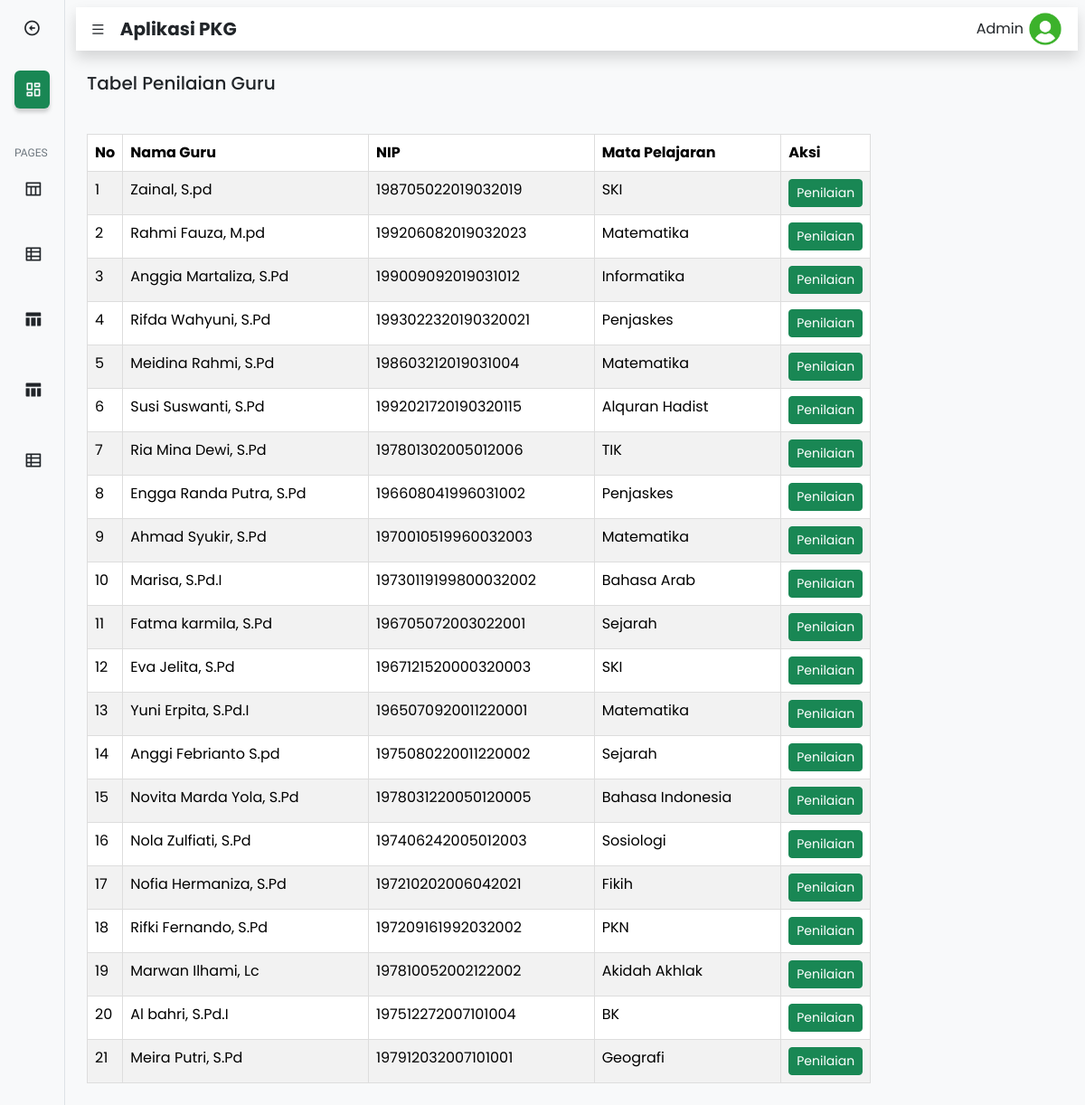
/penilaian_guru/list_guru.php, run on the app's committed database.
### tables this page shows
CREATE TABLE `tbl_guru` (
  `id_guru` int(11) NOT NULL,
  `nip` varchar(20) DEFAULT NULL,
  `nama` varchar(40) DEFAULT NULL,
  `mp` varchar(35) DEFAULT NULL
);

### penilaian_guru/list_guru.php (the view, shortened to what this page needs)
<!DOCTYPE html>
<html lang="en">
<head>
    <link href="https://cdn.jsdelivr.net/npm/remixicon@4.1.0/fonts/remixicon.css" rel="stylesheet">
    <link rel="stylesheet" href="../asset/css/bootstrap.min.css">
    <link rel="stylesheet" href="../asset/css/style.css">
</head>
<body>
    <div class="sidebar collapsed position-fixed top-0 start-0 bottom-0 bg-light border-end">
        <div class="d-flex align-item-center p-3">
            <i class="sidebar-toggle ri-arrow-left-circle-line ms-auto fs-5"></i>
        </div>
        <ul class="sidebar-menu p-3 m-0 mb-0">
            <li class="sidebar-menu-item active">
                <a href="../dashboard/dashboard.php"> <i class="ri-dashboard-line sidebar-menu-item-icon"></i> Dashboard</a>
            </li>
            <br>
            <li class="sidebar-menu-divider mt-3 mb-1 text-uppercase">Pages</li>
            <li class="sidebar-menu-item">
                <a href="../insert_data/list.php" >
                    <i class="ri-table-line sidebar-menu-item-icon"></i> Tabel Guru
                </a>
            </li>
            <br>
            <li class="sidebar-menu-item">
                <a href="list_guru.php" >
                    <i class="ri-table-view sidebar-menu-item-icon"></i> Penilaian
                </a>
            </li>
            <br>
            <li class="sidebar-menu-item">
                <a href="../maut_proses/hasil_penilaian.php" >
                    <i class="ri-table-fill sidebar-menu-item-icon"></i> Tabel Kriteria
                </a>
            </li>
            <br>
            <li class="sidebar-menu-item">
                <a href="../maut_proses/hasil_akhir.php" >
                    <i class="ri-table-fill sidebar-menu-item-icon"></i> Hasil Penilaian
                </a>
            </li>
            <br>
            <li class="sidebar-menu-item">
                <a href="../bobot/bobot.php" >
                    <i class="ri-table-view sidebar-menu-item-icon"></i> Edit Bobot
                </a>
            </li>
        </ul>
    </div>
    <main class="bg-light">
        <div class="p-2">
            <nav class="px-3 py-1 bg-white rounded-md shadow">
                <i class="ri-menu-line sidebar-toggle me-3"></i>
                <h5 class="fw-bold mb-0">Aplikasi PKG</h5>
                <div class="dropdown ms-auto">
                    <div class="d-flex align-item-center cursor-pointer dropdown-toggle" data-bs-toggle="dropdown" aria-expanded="false">
                        <span class="me-1 mt-2">Admin</span>
                        <img class="navbar-profile-image" src="../img/user-icon.png" alt="image">
                    </div>
                </div>
            </nav>
            <div class="container mt-4">
                <h5 class="mb-4">Tabel Penilaian Guru</h5>
                <div class="table-responsive">
                    <table class="table table-striped" style="width: 80%;">
                        <thead>
                            <tr>
                                <th scope="col" style="width: 3%;">No</th>
                                <th scope="col">Nama Guru</th>
                                <th scope="col">NIP</th>
                                <th scope="col">Mata Pelajaran</th>
                                <th scope="col" style="width: 10%;">Aksi</th>
                            </tr>
                        </thead>
                        <?php
                        include "../insert_data/koneksi.php";
                        $no = 1;
                        $query = mysqli_query($kon, 'SELECT * FROM tbl_guru');
                        while ($data = mysqli_fetch_array($query)) {
                        ?>
                            <tr>
                                <td><?php echo $no++ ?></td>
                                <td><?php echo $data['nama'] ?></td>
                                <td><?php echo $data['nip'] ?></td>
                                <td><?php echo $data['mp'] ?></td>
                                <td><a href='form_penilaian.php?id_guru=<?php echo $data['id_guru'] ?>' class="btn btn-success btn-sm">Penilaian</a></td>
                            </tr>
                        <?php } ?>
                    </table>
                </div>
            </div>
        </div>
    </main>
</body>
</html>

### asset/css/style.css (style rules this page uses)
:root { --bs-blue: #0d6efd; --bs-indigo: #6610f2; --bs-purple: #6f42c1; --bs-pink: #d63384; --bs-red: #dc3545; --bs-orange: #fd7e14; --bs-yellow: #ffc107; --bs-green: #198754; --bs-teal: #20c997; --bs-cyan: #0dcaf0; --bs-black: #000; --bs-white: #fff; --bs-gray: #6c757d; --bs-gray-dark: #343a40; --bs-gray-100: #f8f9fa; --bs-gray-200: #e9ecef; --bs-gray-300: #dee2e6; --bs-gray-400: #ced4da; --bs-gray-500: #adb5bd; --bs-gray-600: #6c757d; --bs-gray-700: #495057; --bs-gray-800: #343a40; --bs-gray-900: #212529; --bs-primary: #0d6efd; --bs-secondary: #6c757d; --bs-success: #198754; --bs-info: #0dcaf0; --bs-warning: #ffc107; --bs-danger: #dc3545; --bs-light: #f8f9fa; --bs-dark: #212529; --bs-primary-rgb: 13, 110, 253; --bs-secondary-rgb: 108, 117, 125; --bs-success-rgb: 25, 135, 84; --bs-info-rgb: 13, 202, 240; --bs-warning-rgb: 255, 193, 7; --bs-danger-rgb: 220, 53, 69; --bs-light-rgb: 248, 249, 250; --bs-dark-rgb: 33, 37, 41; --bs-white-rgb: 255, 255, 255; --bs-black-rgb: 0, 0, 0; --bs-body-color-rgb: 33, 37, 41; --bs-body-bg-rgb: 255, 255, 255; --bs-font-sans-serif: system-ui, -apple-system, "Segoe UI", Roboto, "Helvetica Neue", "Noto Sans", "Liberation Sans", Arial, sans-serif, "Apple Color Emoji", "Segoe UI Emoji", "Segoe UI Symbol", "Noto Color Emoji"; --bs-font-monospace: SFMono-Regular, Menlo, Monaco, Consolas, "Liberation Mono", "Courier New", monospace; --bs-gradient: linear-gradient(180deg, rgba(255, 255, 255, 0.15), rgba(255, 255, 255, 0)); --bs-body-font-family: var(--bs-font-sans-serif); --bs-body-font-size: 1rem; --bs-body-font-weight: 400; --bs-body-line-height: 1.5; --bs-body-color: #212529; --bs-body-bg: #fff; --bs-border-width: 1px; --bs-border-style: solid; --bs-border-color: #dee2e6; --bs-border-color-translucent: rgba(0, 0, 0, 0.175); --bs-border-radius: 0.375rem; --bs-border-radius-sm: 0.25rem; --bs-border-radius-lg: 0.5rem; --bs-border-radius-xl: 1rem; --bs-border-radius-2xl: 2rem; --bs-border-radius-pill: 50rem; --bs-heading-color: ; --bs-link-color: #0d6efd; --bs-link-hover-color: #0a58ca; --bs-code-color: #d63384; --bs-highlight-bg: #fff3cd; }
body { font-family: 'Work Sans', sans-serif; }
.dropdown-toggle::after { display: none; }
.sidebar { width: 16rem; overflow-y: auto; transition: .2s, left .2s; left: 0; }
.sidebar.collapsed { width: 4.5rem; }
.sidebar.collapsed .sidebar-toggle { margin: 0 auto; }
.sidebar-toggle { cursor: pointer; transition: 2s; }
.sidebar-menu { list-style: none; }
.sidebar-menu-item a { text-decoration: none; display: flex; align-items: center; color: var(--bs-dark); padding: .375rem .75rem; border-radius: .375rem; font-size: .875rem; }
.sidebar-menu-item > a { overflow: hidden; }
.sidebar-menu-item.active a { background-color: var(--bs-success); color: var(--bs-light); box-shadow: 0 .25rem .25rem rgba(0, 0, 0, 0.175); }
.sidebar-menu-item-icon { margin-right: .5rem; font-size: 1.25rem; margin-left: -.1rem; }
.sidebar-menu-divider { font-size: .75rem; color: var(--bs-gray-600); }
main { padding-left: 16rem; min-height: 100vh; font-family: 'poppins', sans-serif; }
nav { display: flex; align-items: center; }
.navbar-profile-image { width: 2.5rem; height: 2.5rem; object-fit: cover; border-radius: 50%; justify-content: center; }
.cursor-pointer { cursor: pointer; }
main { transition: padding-left .2s; padding-left: 16rem; }
.sidebar.collapsed ~ main { padding-left: 4.75rem; }
.table { border-collapse: collapse; width: 100%; margin-top: 20px; }
.table, th, td { border: 1px solid #ddd; }
.th, td { padding: 8px; text-align: left; }

### data on the page
tbl_guru: nama "Zainal, S.pd", nip "198705022019032019", mp "SKI"
tbl_guru: nama "Rahmi Fauza, M.pd", nip "199206082019032023", mp "Matematika"
tbl_guru: nama "Anggia Martaliza, S.Pd", nip "199009092019031012", mp "Informatika"
tbl_guru: nama "Rifda Wahyuni, S.Pd", nip "1993022320190320021", mp "Penjaskes"
tbl_guru: nama "Meidina Rahmi, S.Pd", nip "198603212019031004", mp "Matematika"
tbl_guru: nama "Susi Suswanti, S.Pd", nip "1992021720190320115", mp "Alquran Hadist"
tbl_guru: nama "Ria Mina Dewi, S.Pd", nip "197801302005012006", mp "TIK"
tbl_guru: nama "Engga Randa Putra, S.Pd", nip "196608041996031002", mp "Penjaskes"
tbl_guru: nama "Ahmad Syukir, S.Pd", nip "1970010519960032003", mp "Matematika"
tbl_guru: nama "Marisa, S.Pd.I", nip "19730119199800032002", mp "Bahasa Arab"
tbl_guru: nama "Fatma karmila, S.Pd", nip "196705072003022001", mp "Sejarah"
tbl_guru: nama "Eva Jelita, S.Pd", nip "1967121520000320003", mp "SKI"
tbl_guru: nama "Yuni Erpita, S.Pd.I", nip "1965070920011220001", mp "Matematika"
tbl_guru: nama "Anggi Febrianto S.pd", nip "1975080220011220002", mp "Sejarah"
tbl_guru: nama "Novita Marda Yola, S.Pd", nip "1978031220050120005", mp "Bahasa Indonesia"
tbl_guru: nama "Nola Zulfiati, S.Pd", nip "197406242005012003", mp "Sosiologi"
tbl_guru: nama "Nofia Hermaniza, S.Pd", nip "197210202006042021", mp "Fikih"
tbl_guru: nama "Rifki Fernando, S.Pd", nip "197209161992032002", mp "PKN"
tbl_guru: nama "Marwan Ilhami, Lc", nip "197810052002122002", mp "Akidah Akhlak"
tbl_guru: nama "Al bahri, S.Pd.I", nip "197512272007101004", mp "BK"
tbl_guru: nama "Meira Putri, S.Pd", nip "197912032007101001", mp "Geografi"
